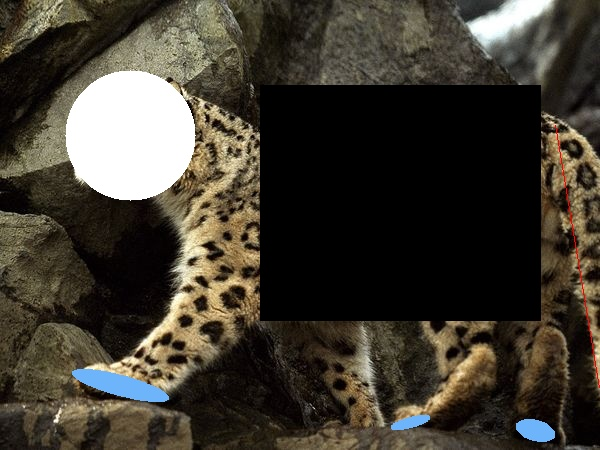
#> input picture PythonScripts/SnowLeo2.jpg, 600 x 450 px, found by its file name
$ python 2milestone3.py
#> lines starting #> are read from the running program, lines starting #| are printed output that depends on the picture
#geometric transformations

import cv2
import numpy

Img = cv2.imread("../TestImages/SnowLeo2.jpg")
#> Img is the input picture: shape (450, 600, 3); mean B, G, R 48.7, 59, 64.3

h, w ,c = Img.shape
#> h = 450; w = 600; c = 3

angle=0
clicked = 0

c1x = 0
c1y = 0
c2x = h
#> c2x = 450
c2y = 0
c3x = 0
c3y = w
#> c3y = 600
tv = 0
th = 0
while(not clicked):
	x=cv2.waitKey(10)
#> (key Esc is pressed here)
	if (x>-1) and (chr(x) =='s'):
		clicked=1
		break
	elif (x>-1) and (chr(x) =='w'):
		tv+=10
	elif (x>-1) and (chr(x) =='a'):
		th-=10
	elif (x>-1) and (chr(x) =='s'):
		tv-=10
	elif (x>-1) and (chr(x) =='d'):
		th+=10

	angle +=5
	rMat = cv2.getRotationMatrix2D( (w / 2, h / 2), angle, 1)
	img = cv2.warpAffine(Img, rMat, (w, h))
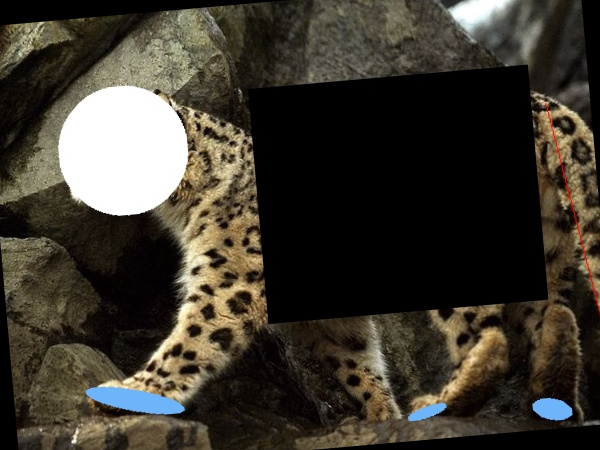
#> img: shape (450, 600, 3); mean B, G, R 46.6, 56.4, 61.4

	origPts = numpy.float32([[c1x, c1y], [c2x, c2y], [c3x, c3y]])
#> origPts = [[0, 0], [450, 0], [0, 600]]
	newPts = numpy.float32([[c1x+th, c1y+tv], [c2x+th, c2y+tv], [c3x+th, c3y+th]])
#> newPts = [[0, 0], [450, 0], [0, 600]]
	mat = cv2.getAffineTransform(origPts, newPts)
	warpImg = cv2.warpAffine(img, mat, (h, w))
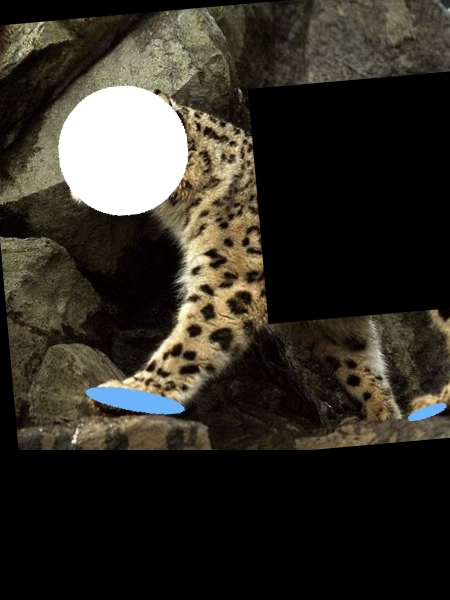
#> warpImg: shape (600, 450, 3); mean B, G, R 38.9, 46.7, 50.3

	cv2.imshow("Rotated", img)
	cv2.imshow("Rotated", warpImg)


cv2.waitKey(0)
cv2.destroyAllWindows()
